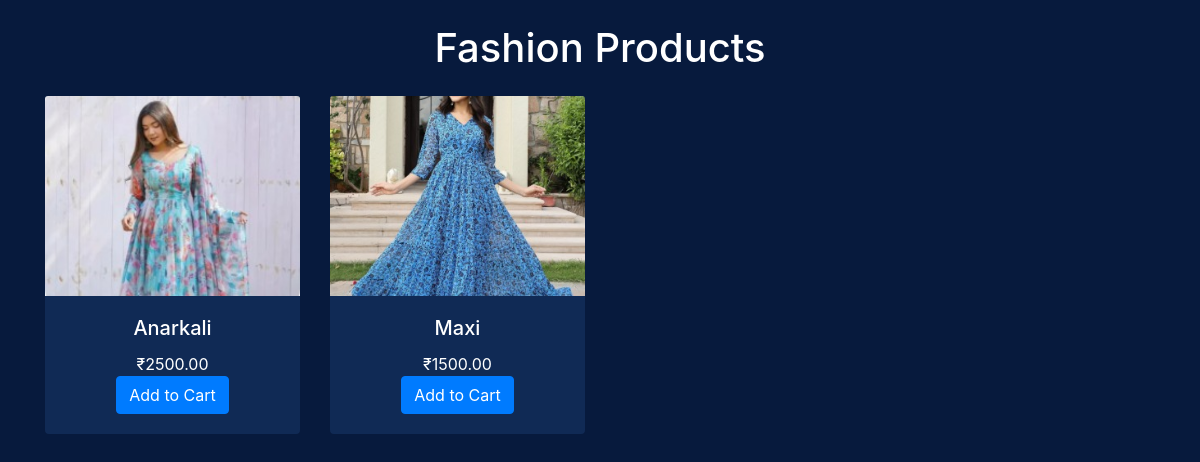
Page /products/category/2/ on the earlier database version.
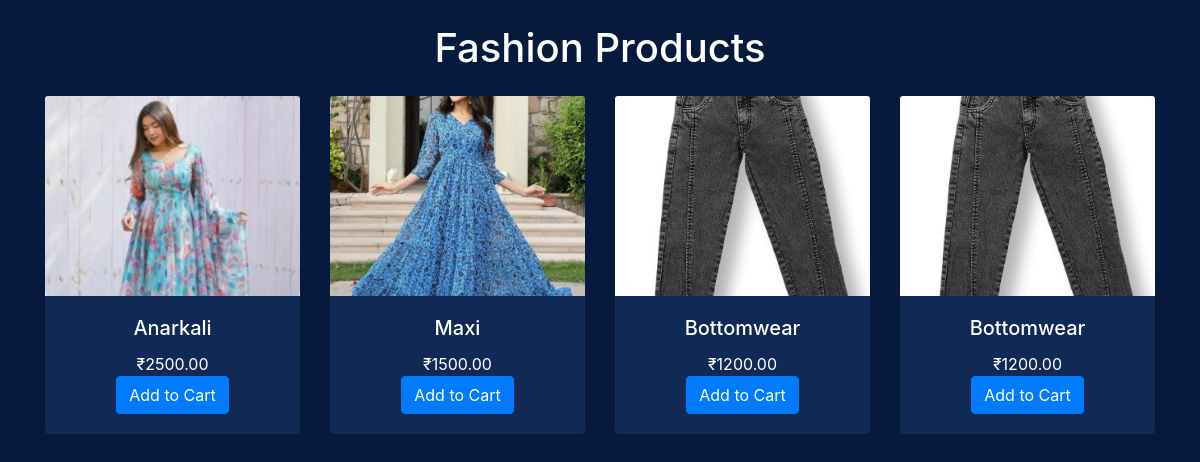
Same page on the later database version.
### products/models.py (models this page shows, shortened)
class Category(models.Model):
    name = models.CharField(max_length=100)
    image = models.ImageField(upload_to='categories/', null=True, blank=True)

class Product(models.Model):
    category = models.ForeignKey(Category, on_delete=models.CASCADE, related_name='products')
    vendor = models.ForeignKey(User, on_delete=models.CASCADE, related_name='products', null=True, blank=True)  # ✅ add this line
    name = models.CharField(max_length=255)
    price = models.DecimalField(max_digits=10, decimal_places=2)
    image = models.ImageField(upload_to='products/', default='products/default.jpg')
    description = models.TextField(blank=True, null=True)

### products/views.py (the view)
# urls.py: path('category/<int:category_id>/', views.products_by_category, name='products_by_category'),
def products_by_category(request, category_id):
    category = get_object_or_404(Category, id=category_id)
    products = Product.objects.filter(category=category)
    return render(request, 'products/product.html', {
        'selected_category': category,
        'products': products
    })

### products/templates/products/product.html (shortened to what this page needs)
<!DOCTYPE html>
<html lang="en">
<head>
  <link rel="stylesheet" href="https://stackpath.bootstrapcdn.com/bootstrap/4.5.2/css/bootstrap.min.css">
</head>
<body>
  <div class="container mt-4">
    <h1 class="text-center mb-4">{{ selected_category.name }} Products</h1>
    <div class="row">
      {% for product in products %}
        <div class="col-md-3 mb-4">
          <a href="{% url 'products:product_detail' product.id %}" style="text-decoration: none; color: inherit;">
          <div class="card h-100">
            <img src="{{ product.image.url }}" class="card-img-top" alt="{{ product.name }}">
            <div class="card-body">
              <h5 class="card-title">{{ product.name }}</h5>
              <p class="card-text">₹{{ product.price }}</p>
              <a href="{% url 'cart:add_to_cart' product.id %}" class="btn btn-primary">Add to Cart</a>
            </div>
          </div>
          </a>
        </div>
      {% empty %}
        <p class="text-center">No products in this category.</p>
      {% endfor %}
    </div>
  </div>
</body>
</html>

### products/templates/products/product.html (style rules this page uses)
body { background-color: #071a3d; color: white; }
.card { background-color: #102a55; border: none; }
.card img { height: 200px; object-fit: cover; }
.card-body { text-align: center; }

Differences in the rows shown:
added Product: image (picture), name "Bottomwear", price "1200.00"
added Product: image (picture), name "Bottomwear", price "1200.00"
